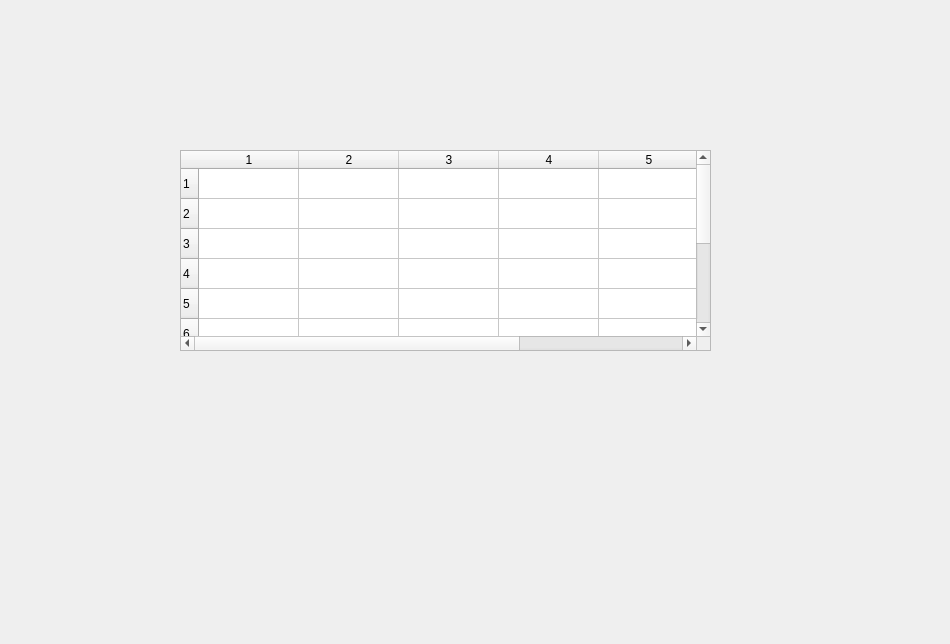
<?xml version="1.0" encoding="UTF-8"?>
<ui version="4.0">
 <class>MainWindow</class>
 <widget class="QMainWindow" name="MainWindow">
  <property name="geometry">
   <rect>
    <x>0</x>
    <y>0</y>
    <width>950</width>
    <height>644</height>
   </rect>
  </property>
  <property name="windowTitle">
   <string>MainWindow</string>
  </property>
  <widget class="QWidget" name="centralwidget">
   <widget class="QTableWidget" name="tableWidget">
    <property name="geometry">
     <rect>
      <x>180</x>
      <y>150</y>
      <width>531</width>
      <height>201</height>
     </rect>
    </property>
    <property name="rowCount">
     <number>10</number>
    </property>
    <property name="columnCount">
     <number>6</number>
    </property>
    <row/>
    <row/>
    <row/>
    <row/>
    <row/>
    <row/>
    <row/>
    <row/>
    <row/>
    <row/>
    <column/>
    <column/>
    <column/>
    <column/>
    <column/>
    <column/>
   </widget>
  </widget>
 </widget>
 <resources/>
 <connections/>
</ui>
